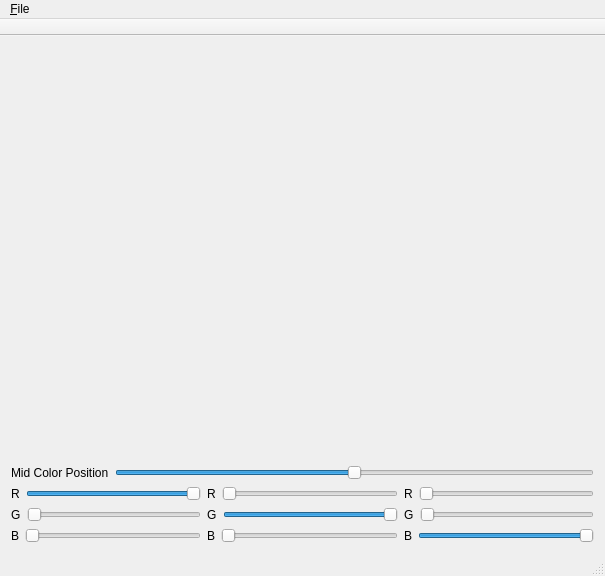
<?xml version="1.0" encoding="UTF-8"?>
<ui version="4.0">
 <class>MainWindow</class>
 <widget class="QMainWindow" name="MainWindow">
  <property name="geometry">
   <rect>
    <x>0</x>
    <y>0</y>
    <width>605</width>
    <height>576</height>
   </rect>
  </property>
  <property name="windowTitle">
   <string>CG Project</string>
  </property>
  <widget class="QWidget" name="centralWidget">
   <layout class="QGridLayout" name="gridLayout">
    <item row="0" column="0">
     <widget class="OpenGLWidget" name="openGLWidget" native="true"/>
    </item>
    <item row="2" column="0">
     <layout class="QHBoxLayout" name="horizontalLayout">
      <item>
       <layout class="QVBoxLayout" name="verticalLayout_3">
        <item>
         <layout class="QHBoxLayout" name="horizontalLayout_11">
          <item>
           <widget class="QLabel" name="label_9">
            <property name="text">
             <string>R</string>
            </property>
           </widget>
          </item>
          <item>
           <widget class="QSlider" name="horizontalSlider_9">
            <property name="maximum">
             <number>255</number>
            </property>
            <property name="value">
             <number>255</number>
            </property>
            <property name="orientation">
             <enum>Qt::Horizontal</enum>
            </property>
           </widget>
          </item>
         </layout>
        </item>
        <item>
         <layout class="QHBoxLayout" name="horizontalLayout_9">
          <item>
           <widget class="QLabel" name="label_7">
            <property name="text">
             <string>G</string>
            </property>
           </widget>
          </item>
          <item>
           <widget class="QSlider" name="horizontalSlider_7">
            <property name="maximum">
             <number>255</number>
            </property>
            <property name="orientation">
             <enum>Qt::Horizontal</enum>
            </property>
           </widget>
          </item>
         </layout>
        </item>
        <item>
         <layout class="QHBoxLayout" name="horizontalLayout_10">
          <item>
           <widget class="QLabel" name="label_8">
            <property name="text">
             <string>B</string>
            </property>
           </widget>
          </item>
          <item>
           <widget class="QSlider" name="horizontalSlider_8">
            <property name="maximum">
             <number>255</number>
            </property>
            <property name="orientation">
             <enum>Qt::Horizontal</enum>
            </property>
           </widget>
          </item>
         </layout>
        </item>
       </layout>
      </item>
      <item>
       <layout class="QVBoxLayout" name="verticalLayout_2">
        <item>
         <layout class="QHBoxLayout" name="horizontalLayout_8">
          <item>
           <widget class="QLabel" name="label_6">
            <property name="text">
             <string>R</string>
            </property>
           </widget>
          </item>
          <item>
           <widget class="QSlider" name="horizontalSlider_6">
            <property name="maximum">
             <number>255</number>
            </property>
            <property name="orientation">
             <enum>Qt::Horizontal</enum>
            </property>
           </widget>
          </item>
         </layout>
        </item>
        <item>
         <layout class="QHBoxLayout" name="horizontalLayout_6">
          <item>
           <widget class="QLabel" name="label_4">
            <property name="text">
             <string>G</string>
            </property>
           </widget>
          </item>
          <item>
           <widget class="QSlider" name="horizontalSlider_4">
            <property name="maximum">
             <number>255</number>
            </property>
            <property name="value">
             <number>255</number>
            </property>
            <property name="orientation">
             <enum>Qt::Horizontal</enum>
            </property>
           </widget>
          </item>
         </layout>
        </item>
        <item>
         <layout class="QHBoxLayout" name="horizontalLayout_7">
          <item>
           <widget class="QLabel" name="label_5">
            <property name="text">
             <string>B</string>
            </property>
           </widget>
          </item>
          <item>
           <widget class="QSlider" name="horizontalSlider_5">
            <property name="maximum">
             <number>255</number>
            </property>
            <property name="orientation">
             <enum>Qt::Horizontal</enum>
            </property>
           </widget>
          </item>
         </layout>
        </item>
       </layout>
      </item>
      <item>
       <layout class="QVBoxLayout" name="verticalLayout">
        <item>
         <layout class="QHBoxLayout" name="horizontalLayout_5">
          <item>
           <widget class="QLabel" name="label_3">
            <property name="text">
             <string>R</string>
            </property>
           </widget>
          </item>
          <item>
           <widget class="QSlider" name="horizontalSlider_3">
            <property name="maximum">
             <number>255</number>
            </property>
            <property name="orientation">
             <enum>Qt::Horizontal</enum>
            </property>
           </widget>
          </item>
         </layout>
        </item>
        <item>
         <layout class="QHBoxLayout" name="horizontalLayout_2">
          <item>
           <widget class="QLabel" name="label">
            <property name="text">
             <string>G</string>
            </property>
           </widget>
          </item>
          <item>
           <widget class="QSlider" name="horizontalSlider">
            <property name="maximum">
             <number>255</number>
            </property>
            <property name="orientation">
             <enum>Qt::Horizontal</enum>
            </property>
           </widget>
          </item>
         </layout>
        </item>
        <item>
         <layout class="QHBoxLayout" name="horizontalLayout_3">
          <item>
           <widget class="QLabel" name="label_2">
            <property name="text">
             <string>B</string>
            </property>
           </widget>
          </item>
          <item>
           <widget class="QSlider" name="horizontalSlider_2">
            <property name="maximum">
             <number>255</number>
            </property>
            <property name="value">
             <number>255</number>
            </property>
            <property name="orientation">
             <enum>Qt::Horizontal</enum>
            </property>
           </widget>
          </item>
         </layout>
        </item>
       </layout>
      </item>
     </layout>
    </item>
    <item row="1" column="0">
     <layout class="QHBoxLayout" name="horizontalLayout_4">
      <item>
       <widget class="QLabel" name="label_10">
        <property name="text">
         <string>Mid Color Position</string>
        </property>
       </widget>
      </item>
      <item>
       <widget class="QSlider" name="horizontalSlider_10">
        <property name="maximum">
         <number>100</number>
        </property>
        <property name="value">
         <number>50</number>
        </property>
        <property name="orientation">
         <enum>Qt::Horizontal</enum>
        </property>
       </widget>
      </item>
     </layout>
    </item>
   </layout>
  </widget>
  <widget class="QMenuBar" name="menuBar">
   <property name="geometry">
    <rect>
     <x>0</x>
     <y>0</y>
     <width>605</width>
     <height>22</height>
    </rect>
   </property>
   <widget class="QMenu" name="menu_File">
    <property name="title">
     <string>&amp;File</string>
    </property>
    <addaction name="actionQuit"/>
   </widget>
   <addaction name="menu_File"/>
  </widget>
  <widget class="QToolBar" name="mainToolBar">
   <property name="movable">
    <bool>false</bool>
   </property>
   <property name="iconSize">
    <size>
     <width>16</width>
     <height>16</height>
    </size>
   </property>
   <property name="floatable">
    <bool>false</bool>
   </property>
   <attribute name="toolBarArea">
    <enum>TopToolBarArea</enum>
   </attribute>
   <attribute name="toolBarBreak">
    <bool>false</bool>
   </attribute>
  </widget>
  <widget class="QStatusBar" name="statusBar"/>
  <action name="actionQuit">
   <property name="text">
    <string>Quit</string>
   </property>
   <property name="shortcut">
    <string>Ctrl+Q</string>
   </property>
  </action>
 </widget>
 <layoutdefault spacing="6" margin="11"/>
 <customwidgets>
  <customwidget>
   <class>OpenGLWidget</class>
   <extends>QWidget</extends>
   <header>openglwidget.h</header>
   <container>1</container>
  </customwidget>
 </customwidgets>
 <resources/>
 <connections/>
</ui>
